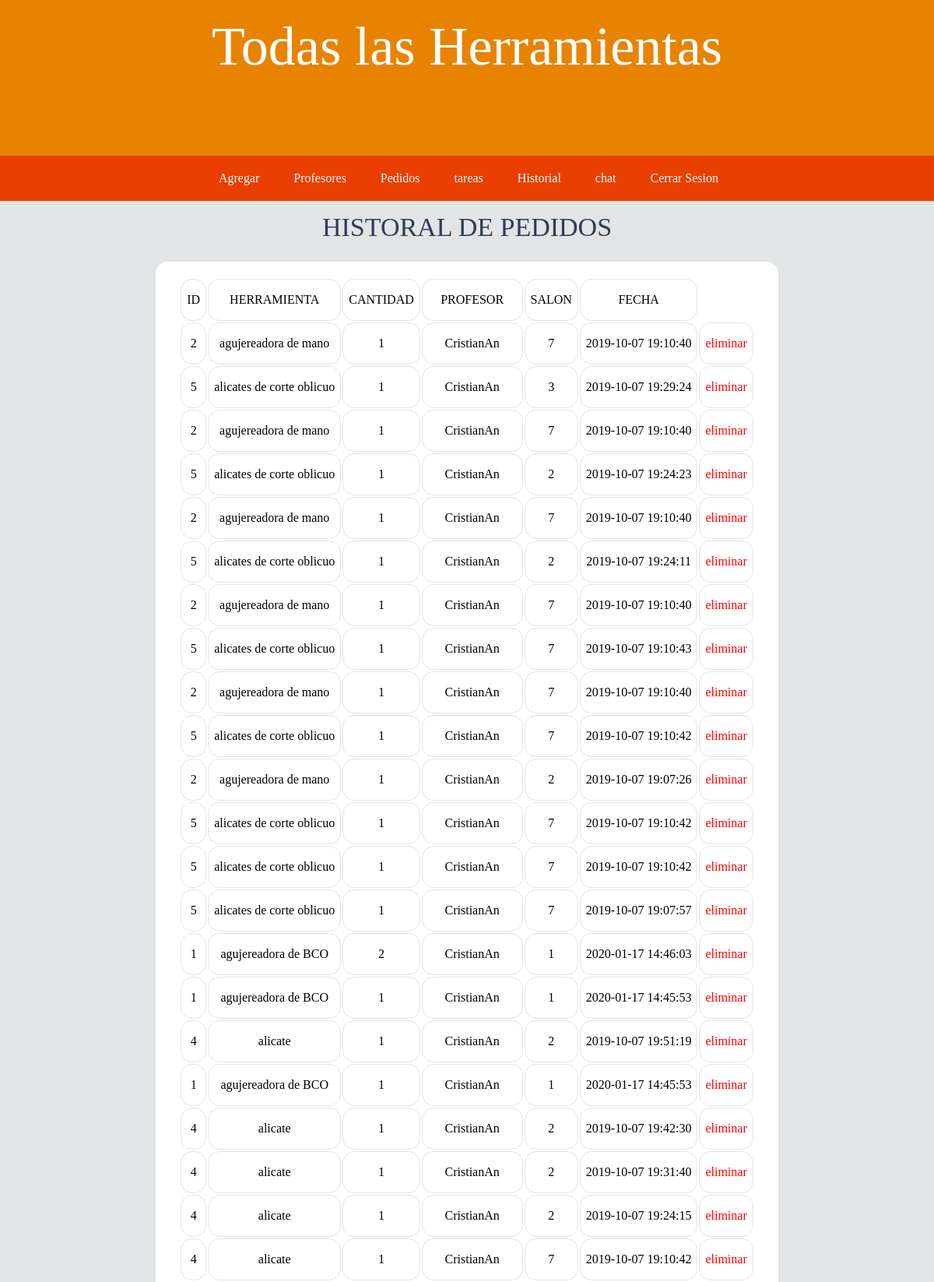
The page /admin_panol/historial.php (upper part) on the database its author committed.
### tables this page shows
CREATE TABLE `historial` (
  `id` int(11) NOT NULL,
  `id_producto` int(11) NOT NULL,
  `cantidad_tmp` int(11) NOT NULL,
  `session_id` varchar(255) NOT NULL,
  `salon` varchar(15) NOT NULL,
  `fecha` timestamp NOT NULL DEFAULT current_timestamp() ON UPDATE current_timestamp()
);

CREATE TABLE `herramientas_totales` (
  `id` varchar(3) DEFAULT NULL,
  `herramientas` varchar(32) DEFAULT NULL,
  `cantidad` varchar(8) DEFAULT NULL,
  `total_disponible` varchar(16) DEFAULT NULL
);

### admin_panol/historial.php (the view, shortened to what this page needs)
<html>
         <head>
        <link href="../css/estiloPANOL.css" rel="stylesheet" type="text/css">
    </head>
    <body>
   <?php
            include 'header.php';
        ?>
        <center>
        <h2>Historal de pedidos</h2>
        </center>
<?php
include "CONEXION.PHP";
$salida = "";
    $query = "SELECT * FROM historial INNER JOIN herramientas_totales on historial.id_producto = herramientas_totales.id ORDER BY session_id";
    if (!$resultado = $con->query($query)){
        echo $con->error;
       }
    if ($resultado->num_rows>0) {
    	$salida.="<center><section class='historial'><table class='tabla_datos'>
    			<thead>
    				<tr id='herramienta'>
    					<td>ID</td>
    					<td>HERRAMIENTA</td>
    					<td>CANTIDAD</td>
                        <td>PROFESOR</td>
                        <td>SALON</td>
                        <td>FECHA</td>
    				</tr>
    			</thead>
    	<tbody>";
    	while ($fila = $resultado->fetch_assoc()) {
    		$salida.="<tr>
    					<td>".$fila['id']."</td>
    					<td>".$fila['herramientas']."</td>
    					<td>".$fila['cantidad_tmp']."</td>
    					<td>".$fila['session_id']."</td>
    					<td>".$fila['salon']."</td>
    					<td>".$fila['fecha']."</td>
						<td><a href='eliminar.php?codigoproducto=".$fila['id']."'>eliminar</a></td>
    				</tr>";
    	}
    	$salida.="</tbody></table></section></center><br><br><br><br>";
    }else{
    	$salida.="<center><br>NO HAY DATOS :(";
    }
    echo $salida;
?>
 </body>
</html>

### css/estiloPANOL.css (style rules this page uses)
* { box-sizing: border-box; font-family: 'Open Sans'; padding: 0; margin: 0; }
h2 { font-size: 34px; text-transform: uppercase; font-weight: 400; line-height: 2; color: #2c3e50; }
body { background: #e1e5e6; }
section { margin: 10px; padding: 20px; background: #ffffff; border-radius: 15px; box-shadow: 0 1px 0 rgba(0, 0, 0, 0.2); }
.tabla_datos { text-align: center; font-size: 16px; border-color: #e1e5e6; border-radius: 15px; }
a { color: red; text-decoration: none; }
.tabla_datos td { border-radius: 15px; border: 1px solid #e1e5e6; padding: 17px 7px; }
.historial { width: 800px; }

### rows shown on the page
historial: herramientas_totales.id "2", herramientas_totales.herramientas "agujereadora de mano", cantidad_tmp "1", session "CristianAn", salon "7", fecha "2019-10-07 19:10:40"
historial: herramientas_totales.id "5", herramientas_totales.herramientas "alicates de corte oblicuo", cantidad_tmp "1", session "CristianAn", salon "3", fecha "2019-10-07 19:29:24"
historial: herramientas_totales.id "2", herramientas_totales.herramientas "agujereadora de mano", cantidad_tmp "1", session "CristianAn", salon "7", fecha "2019-10-07 19:10:40"
historial: herramientas_totales.id "5", herramientas_totales.herramientas "alicates de corte oblicuo", cantidad_tmp "1", session "CristianAn", salon "2", fecha "2019-10-07 19:24:23"
historial: herramientas_totales.id "2", herramientas_totales.herramientas "agujereadora de mano", cantidad_tmp "1", session "CristianAn", salon "7", fecha "2019-10-07 19:10:40"
historial: herramientas_totales.id "5", herramientas_totales.herramientas "alicates de corte oblicuo", cantidad_tmp "1", session "CristianAn", salon "2", fecha "2019-10-07 19:24:11"
historial: herramientas_totales.id "2", herramientas_totales.herramientas "agujereadora de mano", cantidad_tmp "1", session "CristianAn", salon "7", fecha "2019-10-07 19:10:40"
historial: herramientas_totales.id "5", herramientas_totales.herramientas "alicates de corte oblicuo", cantidad_tmp "1", session "CristianAn", salon "7", fecha "2019-10-07 19:10:43"
historial: herramientas_totales.id "2", herramientas_totales.herramientas "agujereadora de mano", cantidad_tmp "1", session "CristianAn", salon "7", fecha "2019-10-07 19:10:40"
historial: herramientas_totales.id "5", herramientas_totales.herramientas "alicates de corte oblicuo", cantidad_tmp "1", session "CristianAn", salon "7", fecha "2019-10-07 19:10:42"
historial: herramientas_totales.id "2", herramientas_totales.herramientas "agujereadora de mano", cantidad_tmp "1", session "CristianAn", salon "2", fecha "2019-10-07 19:07:26"
historial: herramientas_totales.id "5", herramientas_totales.herramientas "alicates de corte oblicuo", cantidad_tmp "1", session "CristianAn", salon "7", fecha "2019-10-07 19:10:42"
historial: herramientas_totales.id "5", herramientas_totales.herramientas "alicates de corte oblicuo", cantidad_tmp "1", session "CristianAn", salon "7", fecha "2019-10-07 19:10:42"
historial: herramientas_totales.id "5", herramientas_totales.herramientas "alicates de corte oblicuo", cantidad_tmp "1", session "CristianAn", salon "7", fecha "2019-10-07 19:07:57"
historial: herramientas_totales.id "1", herramientas_totales.herramientas "agujereadora de BCO", cantidad_tmp "2", session "CristianAn", salon "1", fecha "2020-01-17 14:46:03"
historial: herramientas_totales.id "1", herramientas_totales.herramientas "agujereadora de BCO", cantidad_tmp "1", session "CristianAn", salon "1", fecha "2020-01-17 14:45:53"
historial: herramientas_totales.id "4", herramientas_totales.herramientas "alicate", cantidad_tmp "1", session "CristianAn", salon "2", fecha "2019-10-07 19:51:19"
historial: herramientas_totales.id "1", herramientas_totales.herramientas "agujereadora de BCO", cantidad_tmp "1", session "CristianAn", salon "1", fecha "2020-01-17 14:45:53"
historial: herramientas_totales.id "4", herramientas_totales.herramientas "alicate", cantidad_tmp "1", session "CristianAn", salon "2", fecha "2019-10-07 19:42:30"
historial: herramientas_totales.id "4", herramientas_totales.herramientas "alicate", cantidad_tmp "1", session "CristianAn", salon "2", fecha "2019-10-07 19:31:40"
historial: herramientas_totales.id "4", herramientas_totales.herramientas "alicate", cantidad_tmp "1", session "CristianAn", salon "2", fecha "2019-10-07 19:24:15"
historial: herramientas_totales.id "4", herramientas_totales.herramientas "alicate", cantidad_tmp "1", session "CristianAn", salon "7", fecha "2019-10-07 19:10:42"
